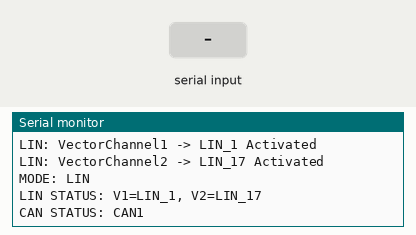
A sketch run on a simulated Arduino Uno, built with avr-gcc and run on an emulated ATmega328P. Shown: the last lines printed to the serial monitor. The test bench sets the inputs (shaded band).

Above: at 1.7 s.
1.8 s: "MODE\n" received over Serial
At 2.2 s:
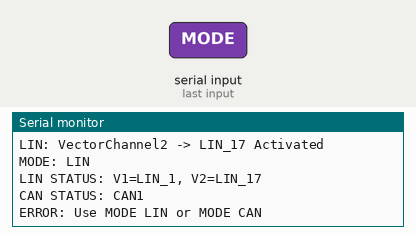
3.3 s: "LIN\n" received over Serial
At 4.5 s:
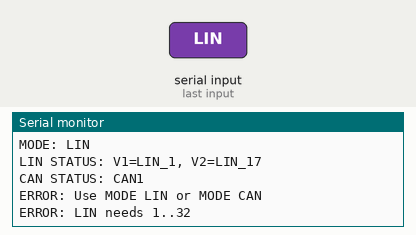
4.8 s: "CAN\n" received over Serial
At 5.6 s:
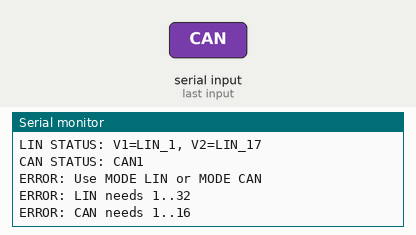
6.3 s: "90,45\n" received over Serial
At 6.8 s:
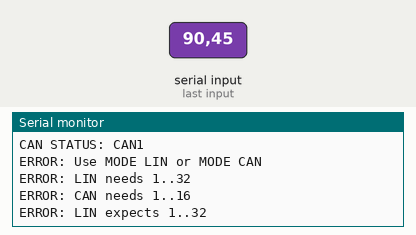
7.8 s: "LIN90\n" received over Serial
At 9.0 s:
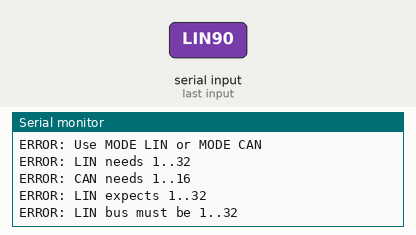
9.3 s: "CAN90\n" received over Serial
At 10.3 s:
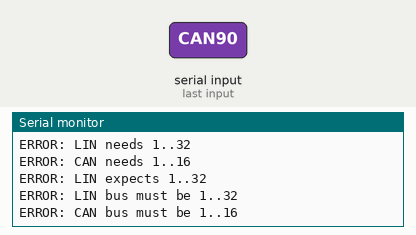

Measured:
- after the input at 1.8 s, the serial monitor: prints a new line at once (image 1)
- after the input at 3.3 s, the serial monitor: prints a new line at once (image 2)
- after the input at 4.8 s, the serial monitor: prints a new line at once (image 3)
- after the input at 6.3 s, the serial monitor: prints a new line at once (image 4)
- after the input at 7.8 s, the serial monitor: prints a new line at once (image 5)
- after the input at 9.3 s, the serial monitor: prints a new line at once (image 6)

The sketch:

lin_can_selector.ino
```cpp
/*
  CAN/LIN Bus Selector Firmware (LIN + CAN)

  Board wiring (from your schematic):
    MUX1_SEL3 -> D2
    MUX1_SEL2 -> D3
    MUX1_SEL1 -> D4
    MUX1_SEL0 -> D5

    MUX2_SEL3 -> D6
    MUX2_SEL2 -> D7
    MUX2_SEL1 -> D8
    MUX2_SEL0 -> D9

  Hardware assumptions:
    - Both CD74HC4067 EN pins tied to GND (always enabled)
    - In LIN mode:
        VectorChannel1 uses MUX1  -> LIN1..LIN16
        VectorChannel2 uses MUX2  -> LIN17..LIN32
    - In CAN mode:
        MUX1 is repurposed as CANH mux
        MUX2 is repurposed as CANL mux
        One Vector CAN channel connects to ECU via:
          Vector CANH -> MUX1 SIG, Vector CANL -> MUX2 SIG
        CAN buses supported: 1..16
        Selecting CAN n sets BOTH muxes to channel (n-1)

  Serial commands:
    MODE LIN
    MODE CAN
    LIN <1..32>     (or just "1..32" when in LIN mode)
    CAN <1..16>     (or just "1..16" when in CAN mode)
    STATUS
    HELP

  Defaults on boot:
    MODE LIN
    LIN 1 activates LIN1 on VectorChannel1 and keeps LIN17 on VectorChannel2
*/

#include <Arduino.h>

static const uint32_t SERIAL_BAUD = 9600;

// MUX1 (D2..D5)
static const uint8_t MUX1_S3 = 2;
static const uint8_t MUX1_S2 = 3;
static const uint8_t MUX1_S1 = 4;
static const uint8_t MUX1_S0 = 5;

// MUX2 (D6..D9)
static const uint8_t MUX2_S3 = 6;
static const uint8_t MUX2_S2 = 7;
static const uint8_t MUX2_S1 = 8;
static const uint8_t MUX2_S0 = 9;

enum class Mode : uint8_t { LIN, CAN };
static Mode g_mode = Mode::LIN;

// Track current selections
static uint8_t g_lin_v1 = 1;   // LIN1..LIN16 on VectorChannel1 (MUX1)
static uint8_t g_lin_v2 = 17;  // LIN17..LIN32 on VectorChannel2 (MUX2)
static uint8_t g_can = 1;      // CAN1..CAN16 (MUX1=CANH, MUX2=CANL)

static String rxLine;

// -------- low-level mux addressing --------
static void setMuxAddr(uint8_t s0, uint8_t s1, uint8_t s2, uint8_t s3, uint8_t ch0to15)
{
  digitalWrite(s0, (ch0to15 & 0x01) ? HIGH : LOW);
  digitalWrite(s1, (ch0to15 & 0x02) ? HIGH : LOW);
  digitalWrite(s2, (ch0to15 & 0x04) ? HIGH : LOW);
  digitalWrite(s3, (ch0to15 & 0x08) ? HIGH : LOW);
}

static void setMux1Channel(uint8_t ch0to15)
{
  setMuxAddr(MUX1_S0, MUX1_S1, MUX1_S2, MUX1_S3, ch0to15);
}

static void setMux2Channel(uint8_t ch0to15)
{
  setMuxAddr(MUX2_S0, MUX2_S1, MUX2_S2, MUX2_S3, ch0to15);
}

// -------- higher-level selectors --------
static void selectLIN(uint8_t linBus1to32)
{
  if (linBus1to32 < 1 || linBus1to32 > 32)
  {
    Serial.println(F("ERROR: LIN bus must be 1..32"));
    return;
  }

  if (linBus1to32 <= 16)
  {
    uint8_t ch = linBus1to32 - 1;
    setMux1Channel(ch);
    g_lin_v1 = linBus1to32;

    Serial.print(F("LIN: VectorChannel1 -> LIN_"));
    Serial.print(g_lin_v1);
    Serial.println(F(" Activated"));
  }
  else
  {
    uint8_t ch = linBus1to32 - 17;
    setMux2Channel(ch);
    g_lin_v2 = linBus1to32;

    Serial.print(F("LIN: VectorChannel2 -> LIN_"));
    Serial.print(g_lin_v2);
    Serial.println(F(" Activated"));
  }
}

static void selectCAN(uint8_t canBus1to16)
{
  if (canBus1to16 < 1 || canBus1to16 > 16)
  {
    Serial.println(F("ERROR: CAN bus must be 1..16"));
    return;
  }

  // Always switch CANH & CANL together
  uint8_t ch = canBus1to16 - 1;
  setMux1Channel(ch); // CANH
  setMux2Channel(ch); // CANL
  g_can = canBus1to16;

  Serial.print(F("CAN: CAN"));
  Serial.print(g_can);
  Serial.println(F(" Activated (CANH=MUX1, CANL=MUX2)"));
}

// -------- command parsing --------
static int extractFirstInt(const String &s)
{
  for (uint16_t i = 0; i < s.length(); i++)
  {
    if (isDigit(s[i]))
      return s.substring(i).toInt();
  }
  return -1;
}

static void printStatus()
{
  Serial.print(F("MODE: "));
  Serial.println((g_mode == Mode::LIN) ? F("LIN") : F("CAN"));

  Serial.print(F("LIN STATUS: V1=LIN_"));
  Serial.print(g_lin_v1);
  Serial.print(F(", V2=LIN_"));
  Serial.println(g_lin_v2);

  Serial.print(F("CAN STATUS: CAN"));
  Serial.println(g_can);
}

static void printHelp()
{
  Serial.println(F("Bus Selector Commands:"));
  Serial.println(F("  MODE LIN"));
  Serial.println(F("  MODE CAN"));
  Serial.println(F("  LIN <1..32>   (select LIN bus; also accepts just number in LIN mode)"));
  Serial.println(F("  CAN <1..16>   (select CAN bus; also accepts just number in CAN mode)"));
  Serial.println(F("  STATUS"));
  Serial.println(F("  HELP"));
}

static void setMode(Mode m)
{
  g_mode = m;
  Serial.print(F("MODE set to "));
  Serial.println((g_mode == Mode::LIN) ? F("LIN") : F("CAN"));
}

static void handleCommand(String cmd)
{
  cmd.trim();
  if (cmd.length() == 0) return;

  String up = cmd;
  up.toUpperCase();

  if (up == "HELP" || up == "H" || up == "?")
  {
    printHelp();
    return;
  }

  if (up == "STATUS")
  {
    printStatus();
    return;
  }

  if (up.startsWith("MODE"))
  {
    if (up.indexOf("LIN") >= 0) { setMode(Mode::LIN); return; }
    if (up.indexOf("CAN") >= 0) { setMode(Mode::CAN); return; }
    Serial.println(F("ERROR: Use MODE LIN or MODE CAN"));
    return;
  }

  // Explicit commands
  if (up.startsWith("LIN"))
  {
    int n = extractFirstInt(up);
    if (n < 0) { Serial.println(F("ERROR: LIN needs 1..32")); return; }
    selectLIN((uint8_t)n);
    return;
  }
  if (up.startsWith("CAN"))
  {
    int n = extractFirstInt(up);
    if (n < 0) { Serial.println(F("ERROR: CAN needs 1..16")); return; }
    selectCAN((uint8_t)n);
    return;
  }

  // Implicit numeric command depending on current mode
  int n = extractFirstInt(up);
  if (n < 0)
  {
    Serial.println(F("ERROR: Unknown command. Type HELP."));
    return;
  }

  if (g_mode == Mode::LIN)
  {
    if (n < 1 || n > 32) { Serial.println(F("ERROR: LIN expects 1..32")); return; }
    selectLIN((uint8_t)n);
  }
  else
  {
    if (n < 1 || n > 16) { Serial.println(F("ERROR: CAN expects 1..16")); return; }
    selectCAN((uint8_t)n);
  }
}

// -------- Arduino entry points --------
void setup()
{
  pinMode(MUX1_S0, OUTPUT);
  pinMode(MUX1_S1, OUTPUT);
  pinMode(MUX1_S2, OUTPUT);
  pinMode(MUX1_S3, OUTPUT);

  pinMode(MUX2_S0, OUTPUT);
  pinMode(MUX2_S1, OUTPUT);
  pinMode(MUX2_S2, OUTPUT);
  pinMode(MUX2_S3, OUTPUT);

  Serial.begin(SERIAL_BAUD);
  delay(150);

  Serial.println(F("Bus Selector Ready (LIN + CAN)"));
  printHelp();

  // Default: LIN mode with LIN1 on V1 and LIN17 on V2
  setMode(Mode::LIN);
  selectLIN(1);
  selectLIN(17);
  printStatus();
}

void loop()
{
  while (Serial.available() > 0)
  {
    char c = (char)Serial.read();
    if (c == '\r') continue;

    if (c == '\n')
    {
      String cmd = rxLine;
      rxLine = "";
      handleCommand(cmd);
    }
    else
    {
      if (rxLine.length() < 120) rxLine += c;
    }
  }
}
```
